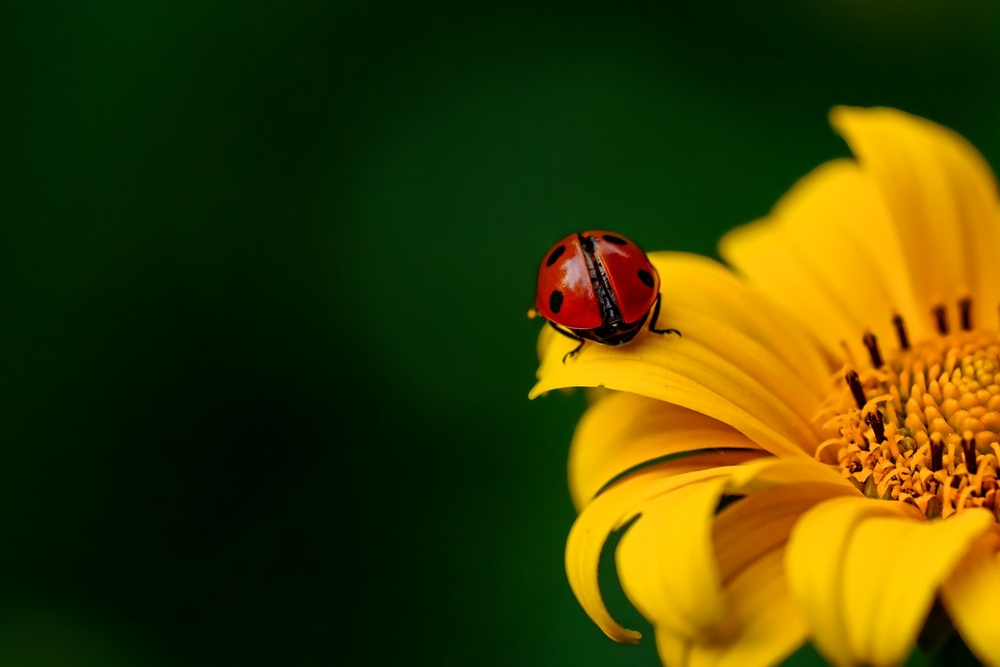
#> input picture image.jpg, 1000 x 667 px, shrunk from 1920 x 1280 before the run
$ jupyter execute 'Image Rotating.ipynb'
#> lines starting #> are read from the running program, lines starting #| are printed output that depends on the picture
[cell 1]
import cv2
import numpy as np
pic = cv2.imread('image.jpg')
#> pic is the input picture: shape (667, 1000, 3); mean B, G, R 2, 64.2, 64.4
cols=pic.shape[1]
#> cols = 1000
rows=pic.shape[0]
#> rows = 667
center=(cols/2,rows/2)
#> center = (500, 333.5)
angle=90

M=cv2.getRotationMatrix2D(center,angle,1)

rotate=cv2.warpAffine(pic,M,(cols,rows))
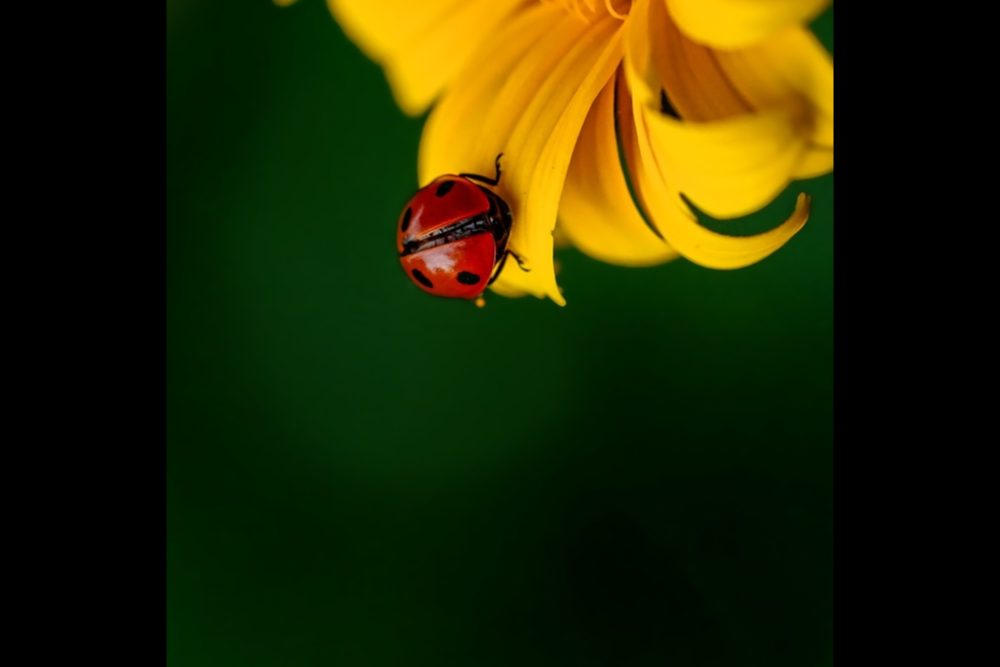
#> rotate: shape (667, 1000, 3); mean B, G, R 1.6, 40.2, 36.3
#img = cv2.imwrite('image.png',img)
cv2.imshow('rotated',rotate)
cv2.waitKey(0)
cv2.destroyAllWindows()
